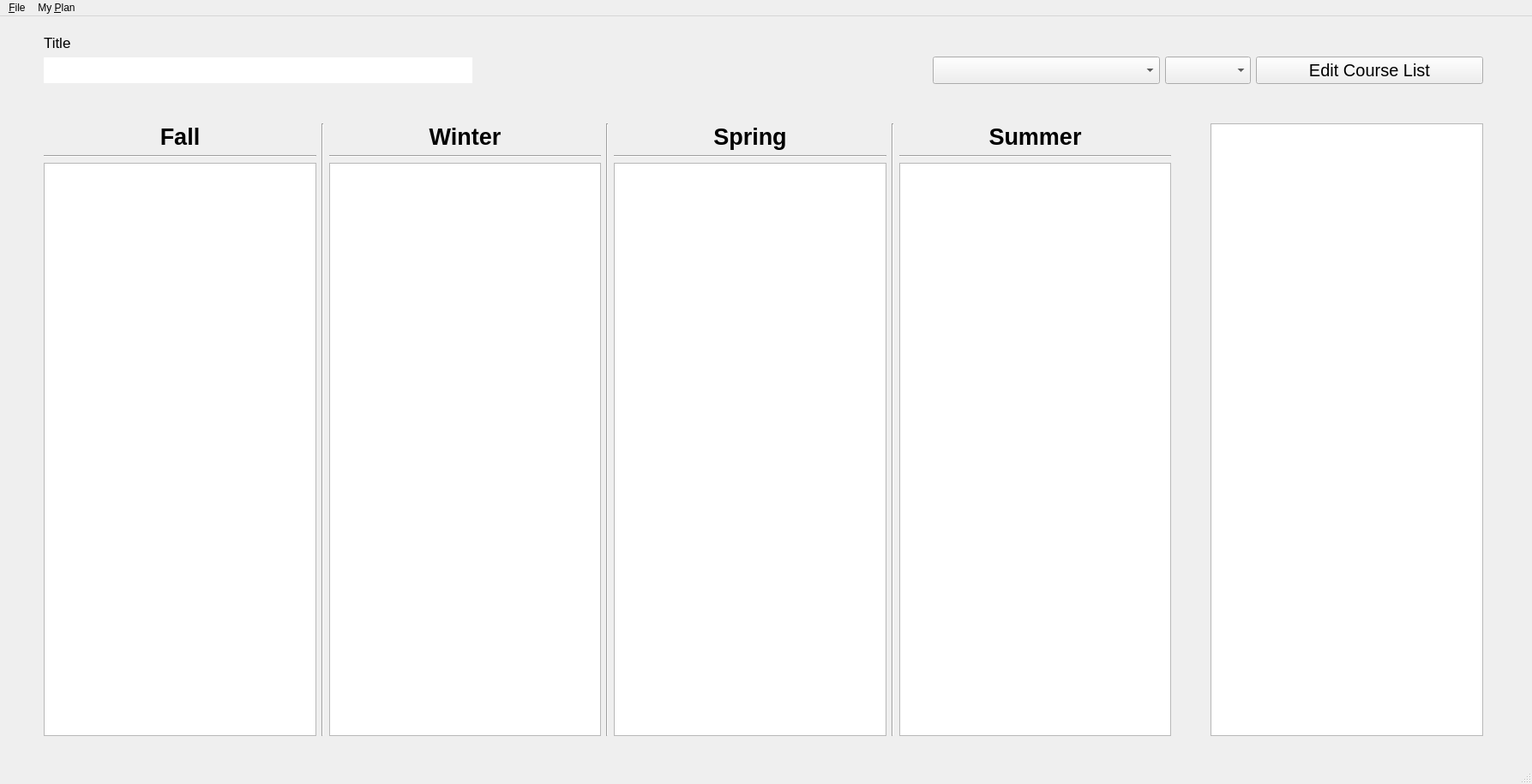
<?xml version="1.0" encoding="UTF-8"?>
<ui version="4.0">
 <class>CoursePlannerClass</class>
 <widget class="QMainWindow" name="CoursePlannerClass">
  <property name="geometry">
   <rect>
    <x>0</x>
    <y>0</y>
    <width>1787</width>
    <height>915</height>
   </rect>
  </property>
  <property name="windowTitle">
   <string>CoursePlanner</string>
  </property>
  <widget class="QWidget" name="centralWidget">
   <widget class="QWidget" name="layoutWidget">
    <property name="geometry">
     <rect>
      <x>40</x>
      <y>10</y>
      <width>1701</width>
      <height>841</height>
     </rect>
    </property>
    <layout class="QVBoxLayout" name="masterVLayout">
     <item>
      <widget class="QLabel" name="titleLabel">
       <property name="sizePolicy">
        <sizepolicy hsizetype="Preferred" vsizetype="Preferred">
         <horstretch>0</horstretch>
         <verstretch>0</verstretch>
        </sizepolicy>
       </property>
       <property name="font">
        <font>
         <pointsize>13</pointsize>
        </font>
       </property>
       <property name="text">
        <string>Title</string>
       </property>
      </widget>
     </item>
     <item>
      <layout class="QHBoxLayout" name="buttonsHorzLayout">
       <item>
        <widget class="QLineEdit" name="titleLineEdit">
         <property name="sizePolicy">
          <sizepolicy hsizetype="Fixed" vsizetype="Fixed">
           <horstretch>0</horstretch>
           <verstretch>0</verstretch>
          </sizepolicy>
         </property>
         <property name="minimumSize">
          <size>
           <width>500</width>
           <height>0</height>
          </size>
         </property>
         <property name="maximumSize">
          <size>
           <width>500</width>
           <height>16777215</height>
          </size>
         </property>
         <property name="font">
          <font>
           <pointsize>15</pointsize>
          </font>
         </property>
         <property name="focusPolicy">
          <enum>Qt::StrongFocus</enum>
         </property>
         <property name="maxLength">
          <number>100</number>
         </property>
         <property name="frame">
          <bool>false</bool>
         </property>
        </widget>
       </item>
       <item>
        <spacer name="horizontalSpacer_3">
         <property name="orientation">
          <enum>Qt::Horizontal</enum>
         </property>
         <property name="sizeHint" stdset="0">
          <size>
           <width>40</width>
           <height>20</height>
          </size>
         </property>
        </spacer>
       </item>
       <item>
        <spacer name="horizontalSpacer_2">
         <property name="orientation">
          <enum>Qt::Horizontal</enum>
         </property>
         <property name="sizeType">
          <enum>QSizePolicy::Expanding</enum>
         </property>
         <property name="sizeHint" stdset="0">
          <size>
           <width>40</width>
           <height>20</height>
          </size>
         </property>
        </spacer>
       </item>
       <item>
        <widget class="QComboBox" name="schoolsCombo">
         <property name="sizePolicy">
          <sizepolicy hsizetype="Expanding" vsizetype="Fixed">
           <horstretch>0</horstretch>
           <verstretch>0</verstretch>
          </sizepolicy>
         </property>
         <property name="font">
          <font>
           <pointsize>15</pointsize>
          </font>
         </property>
         <property name="toolTip">
          <string>&lt;html&gt;&lt;head/&gt;&lt;body&gt;&lt;p&gt;Add schools in &lt;br/&gt;My Plan-&amp;gt;Edit Schools&lt;/p&gt;&lt;/body&gt;&lt;/html&gt;</string>
         </property>
         <property name="styleSheet">
          <string notr="true"/>
         </property>
        </widget>
       </item>
       <item>
        <widget class="QComboBox" name="yearCombo">
         <property name="sizePolicy">
          <sizepolicy hsizetype="Minimum" vsizetype="Fixed">
           <horstretch>0</horstretch>
           <verstretch>0</verstretch>
          </sizepolicy>
         </property>
         <property name="font">
          <font>
           <pointsize>15</pointsize>
          </font>
         </property>
         <property name="toolTip">
          <string>&lt;html&gt;&lt;head/&gt;&lt;body&gt;&lt;p&gt;Add years in&lt;br/&gt;My Plan-&amp;gt;Edit Schools&lt;/p&gt;&lt;/body&gt;&lt;/html&gt;</string>
         </property>
         <property name="styleSheet">
          <string notr="true"/>
         </property>
        </widget>
       </item>
       <item>
        <widget class="QPushButton" name="coursesButton">
         <property name="sizePolicy">
          <sizepolicy hsizetype="Expanding" vsizetype="Fixed">
           <horstretch>0</horstretch>
           <verstretch>0</verstretch>
          </sizepolicy>
         </property>
         <property name="font">
          <font>
           <pointsize>15</pointsize>
          </font>
         </property>
         <property name="text">
          <string>Edit Course List</string>
         </property>
        </widget>
       </item>
      </layout>
     </item>
     <item>
      <spacer name="verticalSpacer">
       <property name="orientation">
        <enum>Qt::Vertical</enum>
       </property>
       <property name="sizeType">
        <enum>QSizePolicy::Minimum</enum>
       </property>
       <property name="sizeHint" stdset="0">
        <size>
         <width>20</width>
         <height>40</height>
        </size>
       </property>
      </spacer>
     </item>
     <item>
      <layout class="QHBoxLayout" name="plannerHorzLayout">
       <item>
        <layout class="QVBoxLayout" name="fallLayout">
         <item>
          <widget class="QLabel" name="fallLabel">
           <property name="sizePolicy">
            <sizepolicy hsizetype="Expanding" vsizetype="Preferred">
             <horstretch>0</horstretch>
             <verstretch>0</verstretch>
            </sizepolicy>
           </property>
           <property name="font">
            <font>
             <pointsize>20</pointsize>
             <weight>75</weight>
             <bold>true</bold>
            </font>
           </property>
           <property name="text">
            <string>Fall</string>
           </property>
           <property name="alignment">
            <set>Qt::AlignCenter</set>
           </property>
          </widget>
         </item>
         <item>
          <widget class="Line" name="line">
           <property name="orientation">
            <enum>Qt::Horizontal</enum>
           </property>
          </widget>
         </item>
         <item>
          <widget class="CourseList" name="fallListView">
           <property name="acceptDrops">
            <bool>true</bool>
           </property>
           <property name="dragEnabled">
            <bool>true</bool>
           </property>
           <property name="dragDropMode">
            <enum>QAbstractItemView::DragDrop</enum>
           </property>
           <property name="defaultDropAction">
            <enum>Qt::MoveAction</enum>
           </property>
           <property name="movement">
            <enum>QListView::Free</enum>
           </property>
          </widget>
         </item>
        </layout>
       </item>
       <item>
        <widget class="Line" name="line_5">
         <property name="orientation">
          <enum>Qt::Vertical</enum>
         </property>
        </widget>
       </item>
       <item>
        <layout class="QVBoxLayout" name="winterLayout">
         <item>
          <widget class="QLabel" name="winterLabel">
           <property name="sizePolicy">
            <sizepolicy hsizetype="Expanding" vsizetype="Preferred">
             <horstretch>0</horstretch>
             <verstretch>0</verstretch>
            </sizepolicy>
           </property>
           <property name="font">
            <font>
             <pointsize>20</pointsize>
             <weight>75</weight>
             <bold>true</bold>
            </font>
           </property>
           <property name="text">
            <string>Winter</string>
           </property>
           <property name="alignment">
            <set>Qt::AlignCenter</set>
           </property>
          </widget>
         </item>
         <item>
          <widget class="Line" name="line_2">
           <property name="orientation">
            <enum>Qt::Horizontal</enum>
           </property>
          </widget>
         </item>
         <item>
          <widget class="CourseList" name="winterListView">
           <property name="acceptDrops">
            <bool>true</bool>
           </property>
           <property name="dragEnabled">
            <bool>true</bool>
           </property>
           <property name="dragDropMode">
            <enum>QAbstractItemView::DragDrop</enum>
           </property>
           <property name="defaultDropAction">
            <enum>Qt::MoveAction</enum>
           </property>
           <property name="movement">
            <enum>QListView::Free</enum>
           </property>
          </widget>
         </item>
        </layout>
       </item>
       <item>
        <widget class="Line" name="line_6">
         <property name="orientation">
          <enum>Qt::Vertical</enum>
         </property>
        </widget>
       </item>
       <item>
        <layout class="QVBoxLayout" name="springLayout">
         <item>
          <widget class="QLabel" name="springLabel">
           <property name="sizePolicy">
            <sizepolicy hsizetype="Expanding" vsizetype="Preferred">
             <horstretch>0</horstretch>
             <verstretch>0</verstretch>
            </sizepolicy>
           </property>
           <property name="font">
            <font>
             <pointsize>20</pointsize>
             <weight>75</weight>
             <bold>true</bold>
            </font>
           </property>
           <property name="text">
            <string>Spring</string>
           </property>
           <property name="alignment">
            <set>Qt::AlignCenter</set>
           </property>
          </widget>
         </item>
         <item>
          <widget class="Line" name="line_3">
           <property name="orientation">
            <enum>Qt::Horizontal</enum>
           </property>
          </widget>
         </item>
         <item>
          <widget class="CourseList" name="springListView">
           <property name="acceptDrops">
            <bool>true</bool>
           </property>
           <property name="dragEnabled">
            <bool>true</bool>
           </property>
           <property name="dragDropMode">
            <enum>QAbstractItemView::DragDrop</enum>
           </property>
           <property name="defaultDropAction">
            <enum>Qt::MoveAction</enum>
           </property>
           <property name="movement">
            <enum>QListView::Free</enum>
           </property>
          </widget>
         </item>
        </layout>
       </item>
       <item>
        <widget class="Line" name="line_7">
         <property name="orientation">
          <enum>Qt::Vertical</enum>
         </property>
        </widget>
       </item>
       <item>
        <layout class="QVBoxLayout" name="summerLayout">
         <item>
          <widget class="QLabel" name="summerLabel">
           <property name="sizePolicy">
            <sizepolicy hsizetype="Expanding" vsizetype="Preferred">
             <horstretch>0</horstretch>
             <verstretch>0</verstretch>
            </sizepolicy>
           </property>
           <property name="font">
            <font>
             <pointsize>20</pointsize>
             <weight>75</weight>
             <bold>true</bold>
            </font>
           </property>
           <property name="text">
            <string>Summer</string>
           </property>
           <property name="alignment">
            <set>Qt::AlignCenter</set>
           </property>
          </widget>
         </item>
         <item>
          <widget class="Line" name="line_4">
           <property name="orientation">
            <enum>Qt::Horizontal</enum>
           </property>
          </widget>
         </item>
         <item>
          <widget class="CourseList" name="summerListView">
           <property name="acceptDrops">
            <bool>true</bool>
           </property>
           <property name="dragEnabled">
            <bool>true</bool>
           </property>
           <property name="dragDropMode">
            <enum>QAbstractItemView::DragDrop</enum>
           </property>
           <property name="defaultDropAction">
            <enum>Qt::MoveAction</enum>
           </property>
           <property name="movement">
            <enum>QListView::Free</enum>
           </property>
          </widget>
         </item>
        </layout>
       </item>
       <item>
        <spacer name="horizontalSpacer">
         <property name="orientation">
          <enum>Qt::Horizontal</enum>
         </property>
         <property name="sizeType">
          <enum>QSizePolicy::Minimum</enum>
         </property>
         <property name="sizeHint" stdset="0">
          <size>
           <width>40</width>
           <height>20</height>
          </size>
         </property>
        </spacer>
       </item>
       <item>
        <widget class="CourseList" name="coursesList">
         <property name="acceptDrops">
          <bool>true</bool>
         </property>
         <property name="dragEnabled">
          <bool>true</bool>
         </property>
         <property name="dragDropMode">
          <enum>QAbstractItemView::DragDrop</enum>
         </property>
         <property name="defaultDropAction">
          <enum>Qt::MoveAction</enum>
         </property>
         <property name="movement">
          <enum>QListView::Free</enum>
         </property>
        </widget>
       </item>
      </layout>
     </item>
    </layout>
   </widget>
  </widget>
  <widget class="QMenuBar" name="menuBar">
   <property name="geometry">
    <rect>
     <x>0</x>
     <y>0</y>
     <width>1787</width>
     <height>27</height>
    </rect>
   </property>
   <property name="acceptDrops">
    <bool>false</bool>
   </property>
   <widget class="QMenu" name="menuFile">
    <property name="title">
     <string>&amp;File</string>
    </property>
    <addaction name="action_NewPlan"/>
    <addaction name="action_OpenPlan"/>
    <addaction name="separator"/>
    <addaction name="action_Save"/>
    <addaction name="action_SaveAs"/>
    <addaction name="separator"/>
    <addaction name="action_Exit"/>
   </widget>
   <widget class="QMenu" name="menuMy_Plan">
    <property name="title">
     <string>My &amp;Plan</string>
    </property>
    <addaction name="action_EditSchools"/>
   </widget>
   <addaction name="menuFile"/>
   <addaction name="menuMy_Plan"/>
  </widget>
  <widget class="QStatusBar" name="statusBar"/>
  <action name="action_EditSchools">
   <property name="text">
    <string>Edit &amp;Schools</string>
   </property>
  </action>
  <action name="action_Save">
   <property name="text">
    <string>&amp;Save Plan</string>
   </property>
  </action>
  <action name="action_NewPlan">
   <property name="text">
    <string>&amp;New Plan</string>
   </property>
  </action>
  <action name="action_OpenPlan">
   <property name="text">
    <string>&amp;Open Plan</string>
   </property>
  </action>
  <action name="action_SaveAs">
   <property name="text">
    <string>Save Plan &amp;As...</string>
   </property>
  </action>
  <action name="action_Exit">
   <property name="text">
    <string>&amp;Exit</string>
   </property>
  </action>
 </widget>
 <layoutdefault spacing="6" margin="11"/>
 <customwidgets>
  <customwidget>
   <class>CourseList</class>
   <extends>QListView</extends>
   <header>CourseList.h</header>
  </customwidget>
 </customwidgets>
 <resources>
  <include location="../resources/CoursePlanner.qrc"/>
 </resources>
 <connections/>
</ui>
